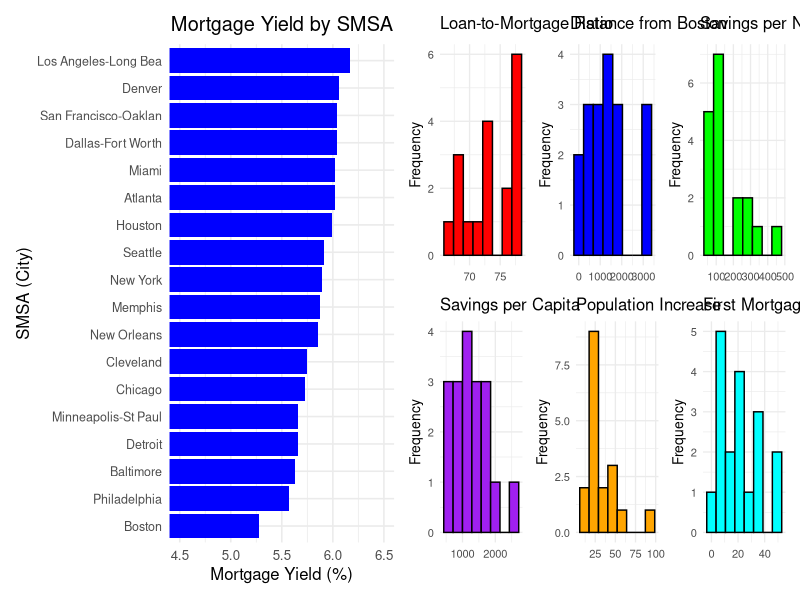
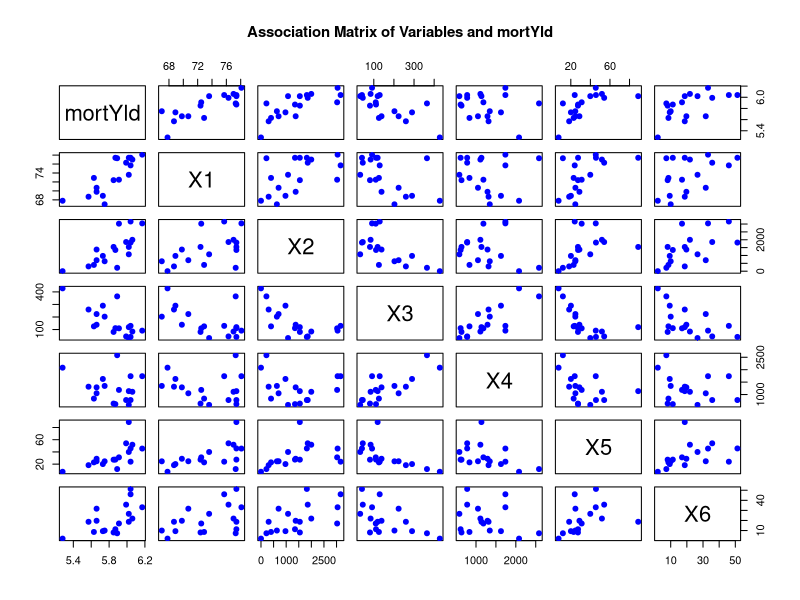
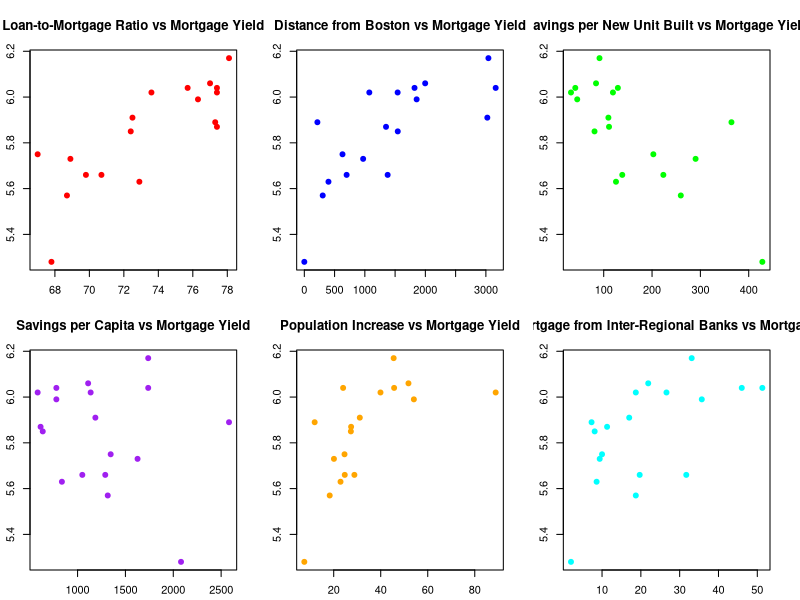
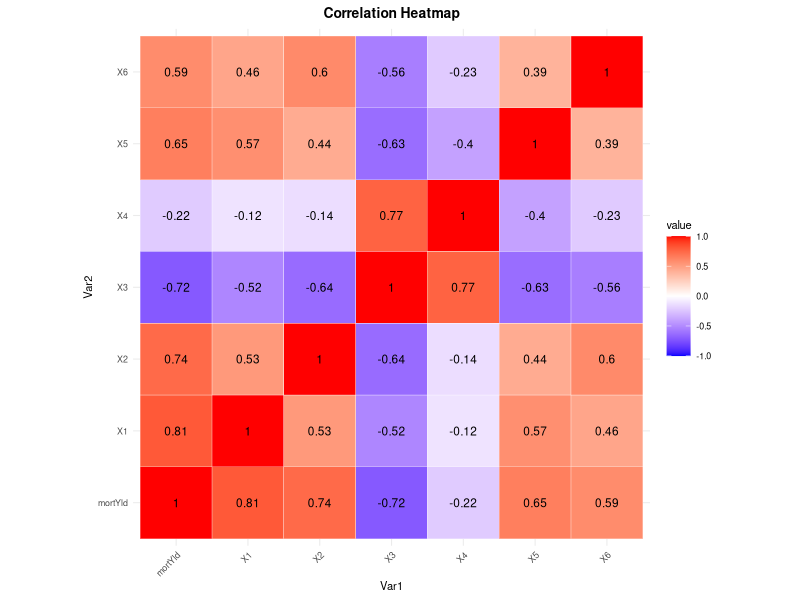
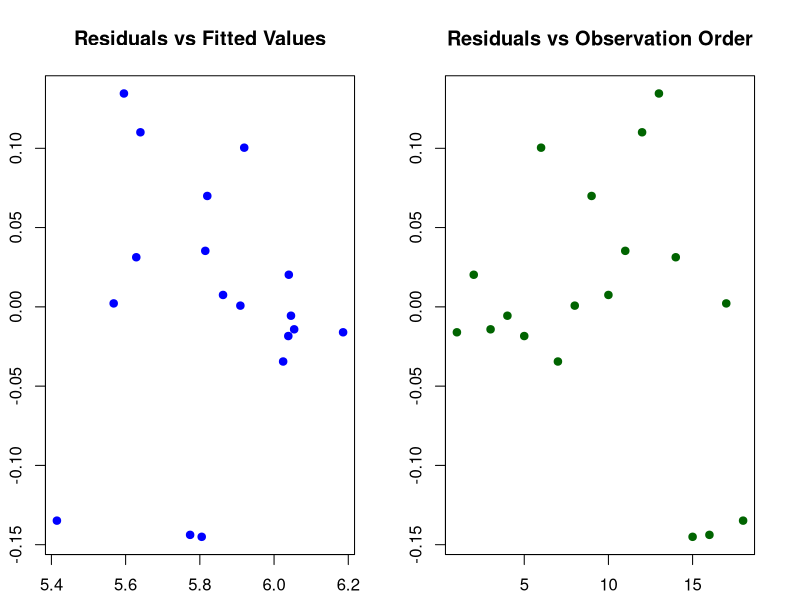
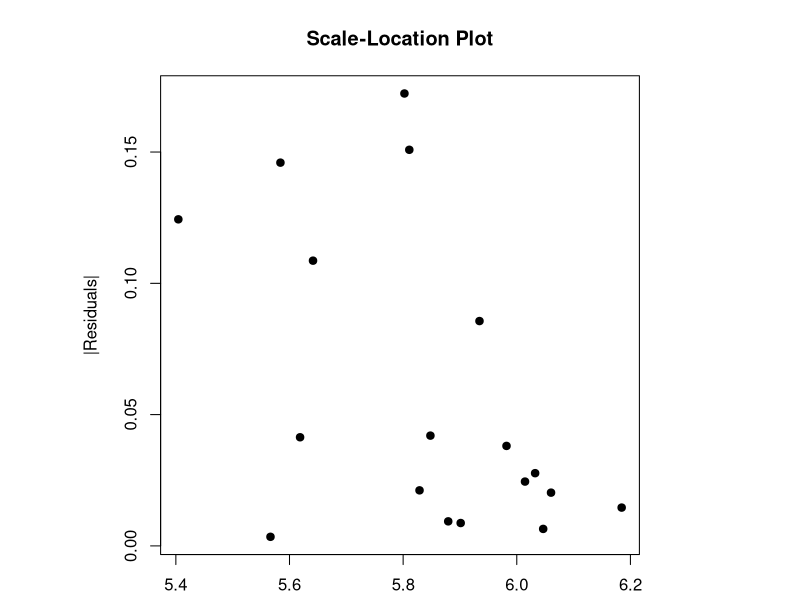
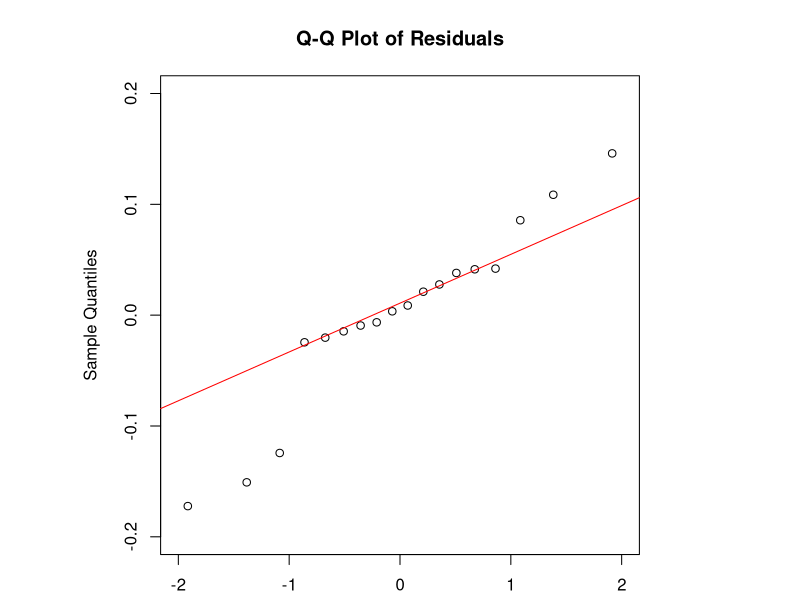

R code for these plots, in order:
## ---- chunk 1
knitr::opts_chunk$set(fig.width=12, fig.height=8, fig.path='Figs/',
                      echo=FALSE, warning=FALSE, message=FALSE)
## ---- chunk 2
# Load necessary libraries
library(ggplot2)
library(tidyverse)
library(dplyr)
library(knitr)
library(kableExtra)
library(xtable)
library(MASS)
library(car)
library(magrittr)
library(patchwork)
library(gridExtra)
library(grid)
library(reshape2)

# Read data
df <- read.csv("myield.csv")

# Rename columns for easier reference
colnames(df) <- c("smsa", "mortYld", "X1", "X2", "X3", "X4", "X5", "X6")

# Display first few rows
kable(head(df), caption = "First few rows of the dataset") %>%
  kable_styling(font_size = 8, latex_options = "hold_position")
## ---- chunk 3
# Count missing values
colSums(is.na(df))

## ---- chunk 4
# Summary Statistics
summary_stats <- summary(df[, colnames(df) != "smsa"])
kable(summary_stats, caption = "Summary Statistics of Variables") %>%
  kable_styling(font_size = 8, latex_options = "hold_position")
## ---- chunk 5

# Sort data by decreasing mortgage yield
df <- df %>% arrange(desc(mortYld))

# Define bar chart (corrected and stored as bar_plot)
bar_plot <- ggplot(df, aes(x = mortYld, y = reorder(smsa, mortYld))) + 
  geom_bar(stat = "identity", fill = "blue") +
  coord_cartesian(xlim = c(4.5, 6.5)) +
  labs(title = "Mortgage Yield by SMSA", x = "Mortgage Yield (%)", y = "SMSA (City)") +
  theme_minimal(base_size = 12) +
  theme(
    axis.text.y = element_text(size = 9),
    plot.title = element_text(hjust = 0.5)
  )

# Define variable names and colors
var_names <- c("Loan-to-Mortgage Ratio", "Distance from Boston", 
               "Savings per New Unit Built", "Savings per Capita", 
               "Population Increase", "First Mortgage from Inter-Regional Banks")
hist_colors <- c("red", "blue", "green", "purple", "orange", "cyan")

# Create histogram plots
hist_plots <- lapply(1:6, function(i) {
  ggplot(df, aes_string(x = paste0("X", i))) +
    geom_histogram(fill = hist_colors[i], color = "black", bins = 8) +
    labs(title = var_names[i], x = NULL, y = "Frequency") +
    theme_minimal(base_size = 10)
})

# Combine histograms in 2x3 grid
hist_grid <- (hist_plots[[1]] | hist_plots[[2]] | hist_plots[[3]]) /
             (hist_plots[[4]] | hist_plots[[5]] | hist_plots[[6]])

# Combine bar chart and histograms side-by-side
final_plot <- bar_plot + hist_grid + plot_layout(widths = c(1.3, 2))

# Print final plot
final_plot
## ---- chunk 6
# Réinitialisation des paramètres graphiques
par(mfrow = c(1, 1))
par(mai = c(0.3, 0.3, 0.5, 0.3))  # marges réduites : bas, gauche, haut, droite
par(oma = c(0, 0, 0, 0))          # aucune marge extérieure

# Sélection des variables numériques
selected_vars <- df[, c("mortYld", "X1", "X2", "X3", "X4", "X5", "X6")]

# Affichage du scatterplot matrix
pairs(selected_vars,
      main = "Association Matrix of Variables and mortYld",
      cex.main = 0.9,       # taille du titre réduite
      col = "blue",
      pch = 19)

## ---- chunk 7
# Set up a 2x3 grid for multiple scatter plots
par(mfrow = c(2, 3))

# Define variable names
var_names <- c("Loan-to-Mortgage Ratio", "Distance from Boston", 
               "Savings per New Unit Built", "Savings per Capita", 
               "Population Increase", "First Mortgage from Inter-Regional Banks")

# Define colors for better visualization
point_colors <- c("red", "blue", "green", "purple", "orange", "cyan")

# Loop through each variable (X1 to X6) and create a scatter plot with mortYld on the Y-axis
for (i in 1:6) {
  plot(df[[paste0("X", i)]], df$mortYld,
       main = paste(var_names[i], "vs Mortgage Yield"),
       xlab = var_names[i], ylab = "Mortgage Yield (%)",
       col = point_colors[i], pch = 19)
}

# Reset plotting parameters to default
par(mfrow = c(1, 1))

## ---- chunk 8
library(reshape2)

# Compute correlation matrix and reshape
cor_matrix <- cor(df[, c("mortYld", "X1", "X2", "X3", "X4", "X5", "X6")])
melted_cor <- melt(cor_matrix)

# Plot
ggplot(data = melted_cor, aes(x = Var1, y = Var2, fill = value)) + 
  geom_tile(color = "white") +
  geom_text(aes(label = round(value, 2)), size = 3) +
  scale_fill_gradient2(low = "blue", high = "red", mid = "white", 
                       midpoint = 0, limit = c(-1,1), space = "Lab", 
                       name = "value") +
  coord_fixed() + 
  theme_minimal(base_size = 8) +
  theme(
    plot.title = element_text(size = 10, face = "bold", hjust = 0.5, margin = margin(b = 5)),
    axis.text.x = element_text(angle = 45, hjust = 1),
    plot.margin = margin(5, 5, 5, 5)
  ) +
  labs(title = "Correlation Heatmap")

## ---- chunk 9
# Pairwise Simple Regressions
models_simple <- lapply(1:6, function(i) {
  formula <- as.formula(paste("mortYld ~ X", i, sep = ""))
  lm(formula, data = df)
})

simple_summaries <- lapply(models_simple, summary)

data.frame(
  Predictor = paste0("X", 1:6),
  R_squared = sapply(simple_summaries, function(m) round(m$r.squared, 3)),
  p_value = sapply(simple_summaries, function(m) round(coef(m)[2, 4], 4))
) %>%
  kable(caption = "Simple Linear Regressions: $R^2$ and p-values", escape = FALSE, booktabs = TRUE) %>%
  kable_styling(font_size = 8, latex_options = "hold_position")
## ---- chunk 10
# Null Model vs Full Model Comparison
null_model <- lm(mortYld ~ 1, data = df)
full_model <- lm(mortYld ~ X1 + X2 + X3 + X4 + X5 + X6, data = df)

anova(null_model, full_model)
## ---- chunk 11
# Fit linear regression model
model <- lm(mortYld ~ X1 + X2 + X3 + X4 + X5 + X6, data = df)

# Model summary
summary(model)

## ---- chunk 12
# Stepwise regression (both directions)
step_model <- stepAIC(model, direction = "both")
summary(step_model)
## ---- chunk 13
interaction_model <- lm(mortYld ~ X1 + X3 + X4 + X1:X3 + X1:X4 + X3:X4, data = df)
summary(interaction_model)
## ---- chunk 14
# Create comparison table
model_metrics <- data.frame(
  Model = c("Full Model", "Stepwise Model", "2-Way Interaction Model"),
  R2 = c(
    summary(full_model)$r.squared,
    summary(step_model)$r.squared,
    summary(interaction_model)$r.squared
  ),
  Adj_R2 = c(
    summary(full_model)$adj.r.squared,
    summary(step_model)$adj.r.squared,
    summary(interaction_model)$adj.r.squared
  ),
  AIC = c(
    AIC(full_model),
    AIC(step_model),
    AIC(interaction_model)
  ),
  Residual_SE = c(
    summary(full_model)$sigma,
    summary(step_model)$sigma,
    summary(interaction_model)$sigma
  ),
  F_statistic = c(
    summary(full_model)$fstatistic[1],
    summary(step_model)$fstatistic[1],
    summary(interaction_model)$fstatistic[1]
  )
)

# Display table
kable(model_metrics, digits = 3, caption = "Comparison of Model Performance Metrics") %>%
  kable_styling(font_size = 8, full_width = FALSE, position = "center")
## ---- chunk 15
# Compare with ANOVA
anova(step_model, interaction_model)
## ---- chunk 16
par(mfrow = c(1, 2))

# Residuals vs Fitted Values
plot(fitted(model), resid(model),
     main = "Residuals vs Fitted Values",
     xlab = "Fitted Values", ylab = "Residuals",
     pch = 19, col = "blue")

# Residuals vs Observation Order
plot(resid(model),
     main = "Residuals vs Observation Order",
     xlab = "Observation Index", ylab = "Residuals",
     pch = 19, col = "darkgreen")

# Reset layout
par(mfrow = c(1, 1))
## ---- chunk 17
# Compute Variance Inflation Factor (VIF)
vif_values <- vif(step_model)
kable(as.data.frame(vif_values), caption = "Variance Inflation Factors (VIF)") %>% 
  kable_styling(font_size = 8, latex_options = "hold_position")

## ---- chunk 18
par(pty = "s") 
plot(step_model$fitted.values, abs(resid(step_model)),
     main = "Scale-Location Plot",
     xlab = "Fitted values", ylab = "|Residuals|", pch = 19)
## ---- chunk 19
# Q-Q Plot with equal axis limits
par(pty = "s") 
qqnorm(resid(step_model), 
       main = "Q-Q Plot of Residuals", 
       xlim = c(-2, 2), ylim = c(-0.2, 0.2))  # Fix both axes to same limits
qqline(resid(step_model), col = "red")
## ---- chunk 20
